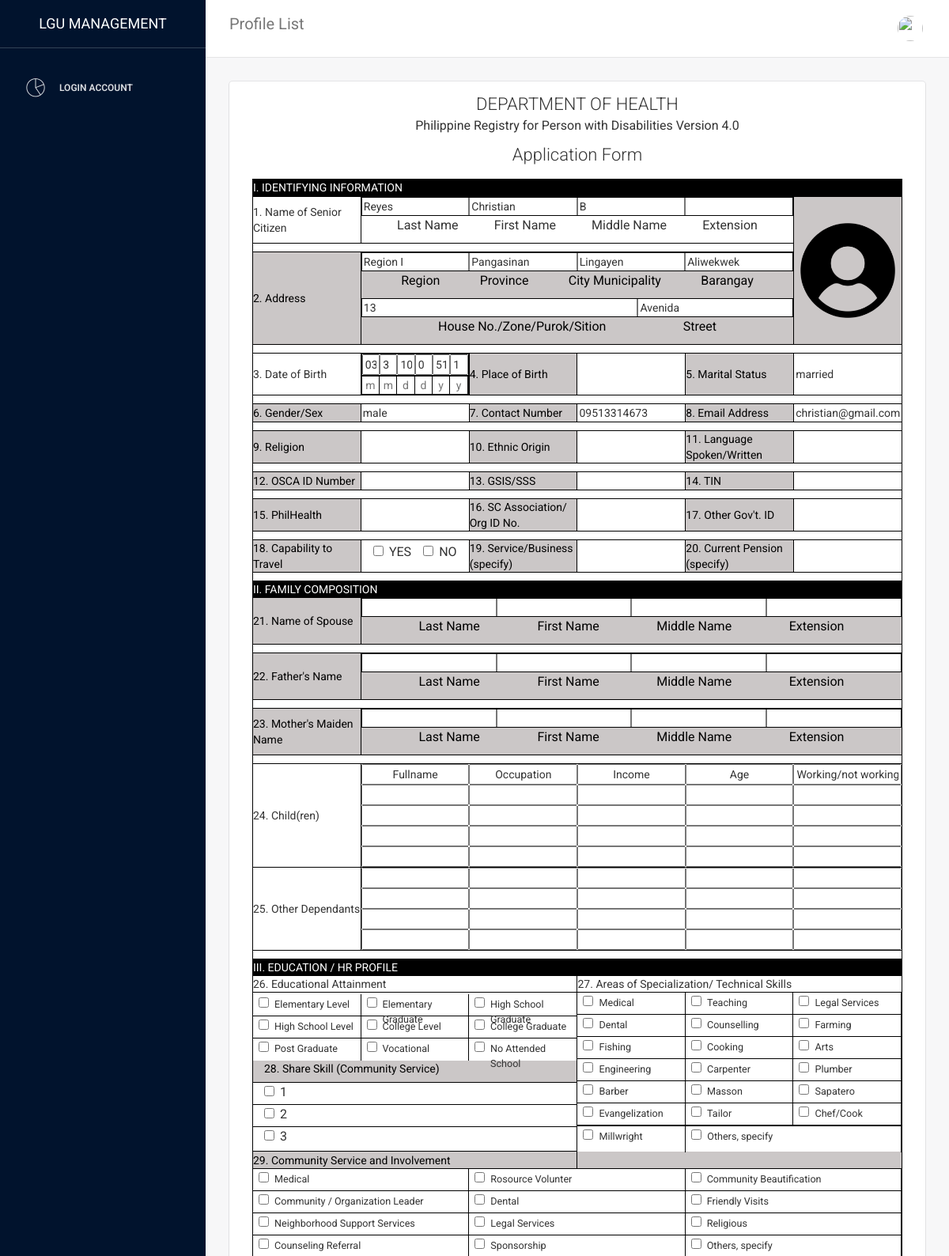
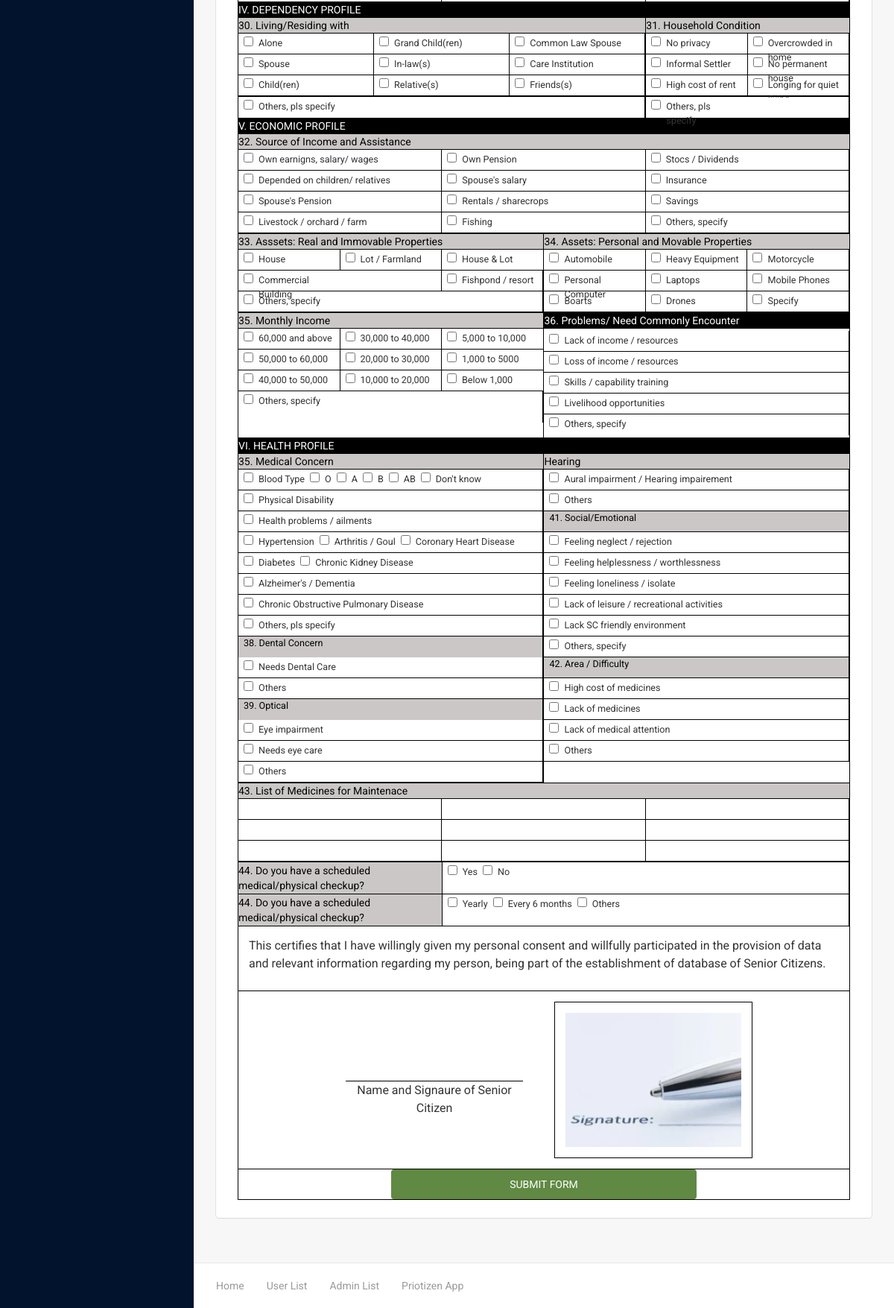
/LGU/table_senior.php?id=5j64080mdqg, run on the app's committed database (2 pictures, top to bottom).
### tables this page shows
CREATE TABLE `verified` (
  `id` int(11) NOT NULL,
  `fname` varchar(45) DEFAULT NULL,
  `mi` varchar(5) DEFAULT NULL,
  `lname` varchar(45) DEFAULT NULL,
  `email` varchar(45) DEFAULT NULL,
  `bdate` varchar(20) DEFAULT NULL,
  `status_rs` varchar(20) DEFAULT NULL,
  `gender` varchar(20) DEFAULT 'Male',
  `address` varchar(100) DEFAULT NULL,
  `number` varchar(15) DEFAULT NULL,
  `valid_id` varchar(200) DEFAULT NULL,
  `app_id` varchar(15) DEFAULT NULL,
  `photo` varchar(200) DEFAULT NULL,
  `conditions` varchar(20) DEFAULT NULL,
  `nationality` varchar(45) NOT NULL DEFAULT 'Filipino',
  `family_name` varchar(45) DEFAULT NULL,
  `family_contact` varchar(15) DEFAULT NULL,
  `brgy` varchar(45) DEFAULT NULL
);

CREATE TABLE `address` (
  `id` int(11) NOT NULL,
  `user_id` varchar(45) DEFAULT NULL,
  `brgy` varchar(45) DEFAULT NULL,
  `street` varchar(45) DEFAULT NULL,
  `house` varchar(45) DEFAULT NULL
);

### LGU/table_senior.php (the view, shortened to what the rows shown need)
<?php
include('./backend/connection.php');
$id = $_GET['id'];
$query = "SELECT v.*, a.street, a.house, s.signature from verified v Inner join address a on v.app_id = a.user_id inner join test s on s.user_id = v.app_id where v.app_id = '$id' limit 1";
$result = mysqli_query($conn,$query);
if($result){
    if(mysqli_num_rows($result)>0){
        $assoc = mysqli_fetch_assoc($result);
        extract($assoc);
    }else{
        echo mysqli_error($conn);
    }
}else{
    echo mysqli_error($conn);
}
?>
<!doctype html>
<html lang="en">
<head>
    <link href="assets/css/bootstrap.min.css" rel="stylesheet" />
    <link href="assets/css/animate.min.css" rel="stylesheet"/>
    <link href="assets/css/light-bootstrap-dashboard.css?v=1.4.0" rel="stylesheet"/>
    <link href="assets/css/demo.css" rel="stylesheet" />
    <link href="assets/css/confirmation.css" rel="stylesheet" />
    <link href="assets/css/senior.css" rel="stylesheet" />
    <link href="http://maxcdn.bootstrapcdn.com/font-awesome/4.2.0/css/font-awesome.min.css" rel="stylesheet">
    <link href="assets/css/pe-icon-7-stroke.css" rel="stylesheet" />
</head>
<body>
<div class="wrapper">
    <div class="main-panel">
        <div class="content">
            <div class="container-fluid">
                <div class="row">
                    <div class="col-md-12">
                        <div class="card " style="padding: 1em;">
                            <div class="content maincontent">
                                <table>
                                    <tr>
                                        <td colspan="4">
                                            <div class="inputs">
                                                <input type="text" class="noleft notop nobottom" id="lname" value="<?php echo $lname; ?>" >
                                                <input type="text" class="noleft notop nobottom" id="fname" value="<?php echo $fname; ?>">
                                                <input type="text" class="noleft notop nobottom" id="mname" value="<?php echo $mi; ?>">
                                                <input type="text" class="noleft notop nobottom noright" id="ext">
                                            </div>
                                        </td>
                                        <td rowspan="3" class="bg-gray">
                                        <?php
                                            $imagePath = "../priotizen_app/user_img/$photo";
                                            if(file_exists($imagePath)) {
                                                echo '<img  src="../priotizen_app/user_img/'.$photo.'" style="height:100%; width:100%;" alt="..."/>';
                                            }else{
                                                echo '<img  src="../priotizen_app/user_img/default.png" style="height:100%; width:100%; "  alt="..."/>';
                                            }
                                        ?>
                                        </td>
                                    </tr>
                                    <tr>
                                        <td colspan="4">
                                            <div class="inputs">
                                                <input type="text" class="noleft notop nobottom" id="region" value="<?php echo "Region I"; ?>">
                                                <input type="text" class="noleft notop nobottom" id="province" value="<?php echo "Pangasinan"; ?>">
                                                <input type="text" class="noleft notop nobottom" id="municipality" value="<?php echo "Lingayen"; ?>">
                                                <input type="text" class="noleft notop nobottom noright" id="brgy" value="<?php echo $brgy; ?>">
                                            </div>
                                            <div class="inputs">
                                                <input type="text" class="noleft notop nobottom" style="width: 180%;" id="house" value="<?php echo $house; ?>">
                                                <input type="text" class="noleft notop nobottom noright" id="street" value="<?php echo $street; ?>">
                                            </div>
                                        </td>
                                    </tr>
                                    <tr>
                                        <td>
                                            <?php
                                            $bdateStr = explode("-",$bdate);
                                            $birth00 = substr($bdateStr[1],0);
                                            $birth01 = substr($bdateStr[1],1);
                                            $birth10 = substr($bdateStr[2],0);
                                            $birth11 = substr($bdateStr[2],1);
                                            $birth20 = substr($bdateStr[0],-2);
                                            $birth22 = substr($bdateStr[0],-1);
                                            ?>
                                            <div class="top">
                                                <input type="text" id="birth00" value="<?php echo $birth00; ?>" >
                                                <input type="text" id="birth01" value="<?php echo $birth01; ?>">
                                                <input type="text" id="birth10" value="<?php echo $birth10; ?>">
                                                <input type="text" id="birth11" value="<?php echo $birth11; ?>">
                                                <input type="text" id="birth20" value="<?php echo $birth20; ?>">
                                                <input type="text" id="birth22" value="<?php echo $birth22; ?>" >
                                            </div>
                                        </td>
                                        <td>
                                            <input type="text" class="inputs nobottom noleft noright notop" id="status" value="<?php echo $status_rs; ?>">
                                        </td>
                                    </tr>
                                    <tr>
                                        <td>
                                            <input type="text" class="inputs nobottom noleft noright notop" id="sex" value="<?php echo $gender; ?>">
                                        </td>
                                        <td>
                                            <input type="text" class="inputs nobottom noleft noright notop" id="contact" value="<?php echo $number; ?>">
                                        </td>
                                        <td>
                                            <input type="text" class="inputs nobottom noleft noright notop" id="email" value="<?php echo $email; ?>">
                                        </td>
                                    </tr>
                                </table>
                            </div>
                        </div>
                    </div>
                </div>
            </div>
        </div>
    </div>
</div>
</body>
</html>

### data on the page
verified: lname "Reyes", fname "Christian", mi "B", photo (placeholder picture), brgy "Aliwekwek", house "13", street "Avenida", bdate "03", bdate "3", bdate "10", bdate "0", bdate "51", bdate "1", status_rs "married", gender "male", number "09513314673", email "christian@gmail.com"
